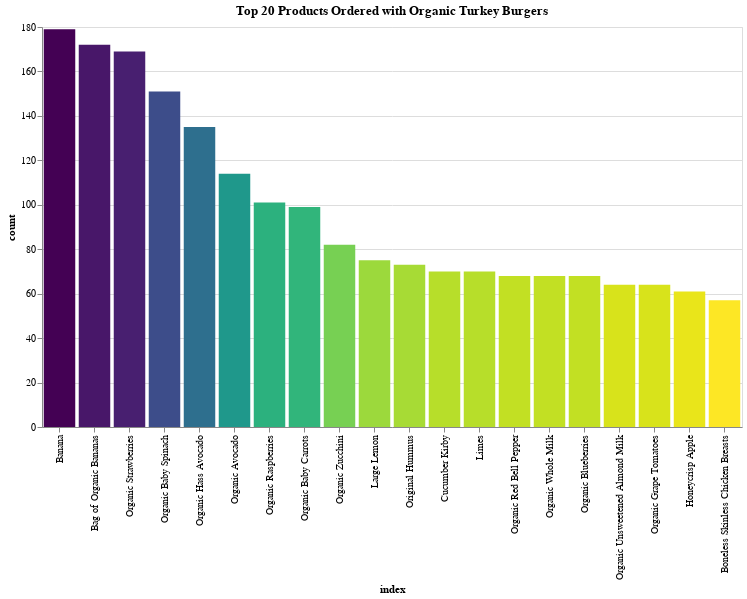

Notebook code for this chart:
### Code cell
chart_title = "Top 20 Products Ordered with Organic Turkey Burgers"
x_label = "index:O"
y_label = 'count:Q'
pct_of_orders = 'pct_orders:Q'
product_num = 'product_num:O'
sort_list = org_turkey_burger_df['index'].tolist()


alt.Chart(org_turkey_burger_df).mark_bar().encode(
    alt.X(x_label, bin=False, sort=sort_list),
    alt.Y(y_label),
    color = alt.Color(y_label, legend=None, sort="descending", scale=alt.Scale(scheme='viridis')),
    tooltip=[alt.Tooltip(x_label, title="Days since Prior Order"), alt.Tooltip(y_label), alt.Tooltip(pct_of_orders), alt.Tooltip(product_num)]
    ).properties(title=chart_title, width=700, height=400)

### Figure 1 — Vega-Lite specification as saved in the notebook (floating-point values rounded to 4 significant figures)
{"$schema": "https://vega.github.io/schema/vega-lite/v2.6.0.json", "config": {"background": "white", "view": {"height": 300, "width": 400}}, "data": {"name": "data-5af16c094534db9b4e4494db490663b7"}, "datasets": {"data-5af16c094534db9b4e4494db490663b7": [{"count": 179, "index": "Banana", "pct_orders": 16.76, "product_num": 24852}, {"count": 172, "index": "Bag of Organic Bananas", "pct_orders": 16.1, "product_num": 13176}, {"count": 169, "index": "Organic Strawberries", "pct_orders": 15.82, "product_num": 21137}, {"count": 151, "index": "Organic Baby Spinach", "pct_orders": 14.14, "product_num": 21903}, {"count": 135, "index": "Organic Hass Avocado", "pct_orders": 12.64, "product_num": 47209}, {"count": 114, "index": "Organic Avocado", "pct_orders": 10.67, "product_num": 47766}, {"count": 101, "index": "Organic Raspberries", "pct_orders": 9.46, "product_num": 27966}, {"count": 99, "index": "Organic Baby Carrots", "pct_orders": 9.27, "product_num": 42265}, {"count": 82, "index": "Organic Zucchini", "pct_orders": 7.68, "product_num": 45007}, {"count": 75, "index": "Large Lemon", "pct_orders": 7.02, "product_num": 47626}, {"count": 73, "index": "Original Hummus", "pct_orders": 6.84, "product_num": 30489}, {"count": 70, "index": "Cucumber Kirby", "pct_orders": 6.55, "product_num": 49683}, {"count": 70, "index": "Limes", "pct_orders": 6.55, "product_num": 26209}, {"count": 68, "index": "Organic Red Bell Pepper", "pct_orders": 6.37, "product_num": 10749}, {"count": 68, "index": "Organic Whole Milk", "pct_orders": 6.37, "product_num": 27845}, {"count": 68, "index": "Organic Blueberries", "pct_orders": 6.37, "product_num": 39275}, {"count": 64, "index": "Organic Unsweetened Almond Milk", "pct_orders": 5.99, "product_num": 35951}, {"count": 64, "index": "Organic Grape Tomatoes", "pct_orders": 5.99, "product_num": 40706}, {"count": 61, "index": "Honeycrisp Apple", "pct_orders": 5.71, "product_num": 45066}, {"count": 57, "index": "Boneless Skinless Chicken Breasts", "pct_orders": 5.34, "product_num": 25890}]}, "encoding": {"color": {"field": "count", "legend": null, "scale": {"scheme": "viridis"}, "sort": "descending", "type": "quantitative"}, "tooltip": [{"field": "index", "title": "Days since Prior Order", "type": "ordinal"}, {"field": "count", "type": "quantitative"}, {"field": "pct_orders", "type": "quantitative"}, {"field": "product_num", "type": "ordinal"}], "x": {"bin": false, "field": "index", "sort": ["Banana", "Bag of Organic Bananas", "Organic Strawberries", "Organic Baby Spinach", "Organic Hass Avocado", "Organic Avocado", "Organic Raspberries", "Organic Baby Carrots", "Organic Zucchini", "Large Lemon", "Original Hummus", "Cucumber Kirby", "Limes", "Organic Red Bell Pepper", "Organic Whole Milk", "Organic Blueberries", "Organic Unsweetened Almond Milk", "Organic Grape Tomatoes", "Honeycrisp Apple", "Boneless Skinless Chicken Breasts"], "type": "ordinal"}, "y": {"field": "count", "type": "quantitative"}}, "height": 400, "mark": "bar", "title": "Top 20 Products Ordered with Organic Turkey Burgers", "width": 700}
